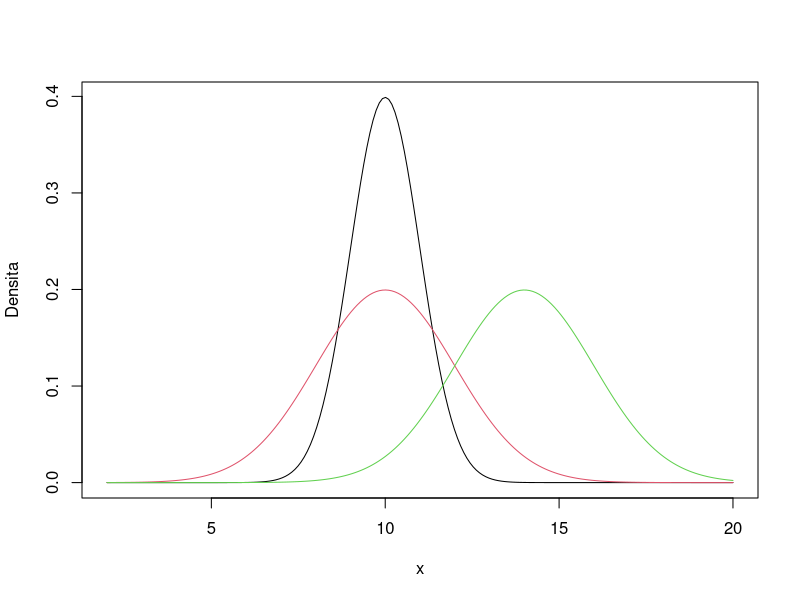

This chart was generated by the following R code:
# Stessa variabile, tre modelli
x43 <- seq(2, 20, length.out=201)
a43 <- dnorm(x43, 10, 1)
b43 <- dnorm(x43, 10, 2)
c43 <- dnorm(x43, 14, 2)
matplot(x43, cbind(a43,b43,c43),
        type="l", lty=1,
        xlab="x", ylab="Densita")
